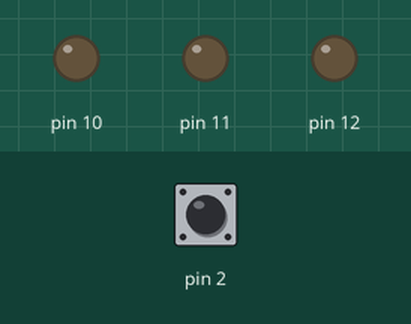
Recording of a sketch running on a simulated Arduino Uno, built with avr-gcc and run on an emulated ATmega328P. Shown: output pins drawn as LEDs (lit = HIGH). The test bench sets the inputs (shaded band); at power-on: pin 2 HIGH.

Above: at 5.0 s.
5.1 s: pin 2 pulled LOW for 0.15 s
At 6.0 s:
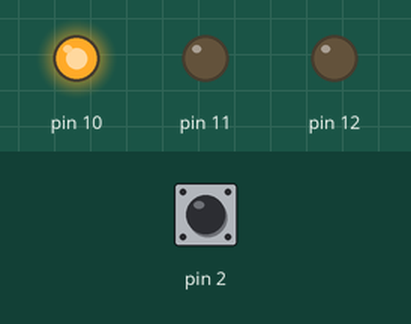
6.7 s: pin 2 pulled LOW for 1 s
At 7.3 s:
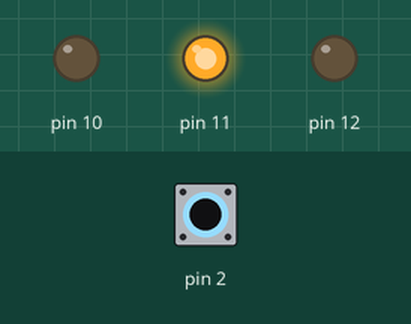
9.2 s: pin 2 pulled LOW for 0.15 s
At 10.4 s:
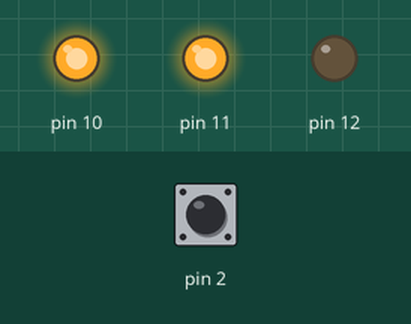
10.8 s: pin 2 pulled LOW for 3.2 s
At 11.6 s:
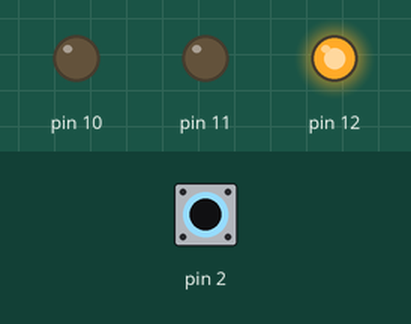
15.5 s: pin 2 pulled LOW for 0.15 s
At 16.3 s:
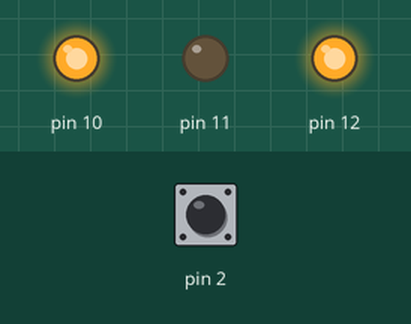
17.1 s: pin 2 pulled LOW for 1 s
At 17.6 s:
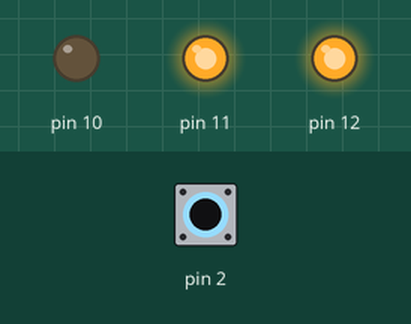
Timing chart, 0 to 20.1 s (numbered marks = the images above; inputs shaded):
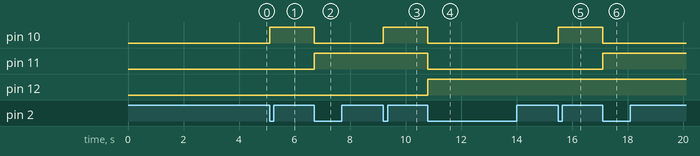

The sketch:

aula_8_atv_01.ino
```cpp
#include <avr/io.h>
#include <avr/interrupt.h>

// Variavel global volatil para contagem de interrupcoes
volatile uint8_t cont = 0;

int main(void) {
    // Configuracao dos LEDs como saida
    DDRB |= 0b00011100;

    // Configuracao do botao como entrada com pull-up interno
    DDRD &= ~(1 << PD2);
    PORTD |= (1 << PD2);

    // Configuracao da interrupcao externa INT0
    EICRA |= (1 << ISC01);
    EICRA &= ~(1 << ISC00);
    EIMSK |= (1 << INT0);

    // Habilita interrupcoes globais
    sei();

    while (1) {
        // Atualiza os LEDs com o valor da contagem
        PORTB = (cont << 2);
    }
}

// Rotina de interrupcao externa
ISR(INT0_vect) {
    // Contagem ciclica limitada a 3 bits (0 a 7) por mascara binaria
    cont = (cont + 1) & 0b00000111;
}
```

Measured:
- after the input at 5.1 s, pin 10: LOW → HIGH at once
- after the input at 6.7 s, pin 10: HIGH → LOW at once; pin 11: LOW → HIGH at once
- after the input at 9.2 s, pin 10: LOW → HIGH at once
- after the input at 10.8 s, pin 10, pin 11: HIGH → LOW at once; pin 12: LOW → HIGH at once
- after the input at 15.5 s, pin 10: LOW → HIGH at once
- after the input at 17.1 s, pin 10: HIGH → LOW at once; pin 11: LOW → HIGH at once
